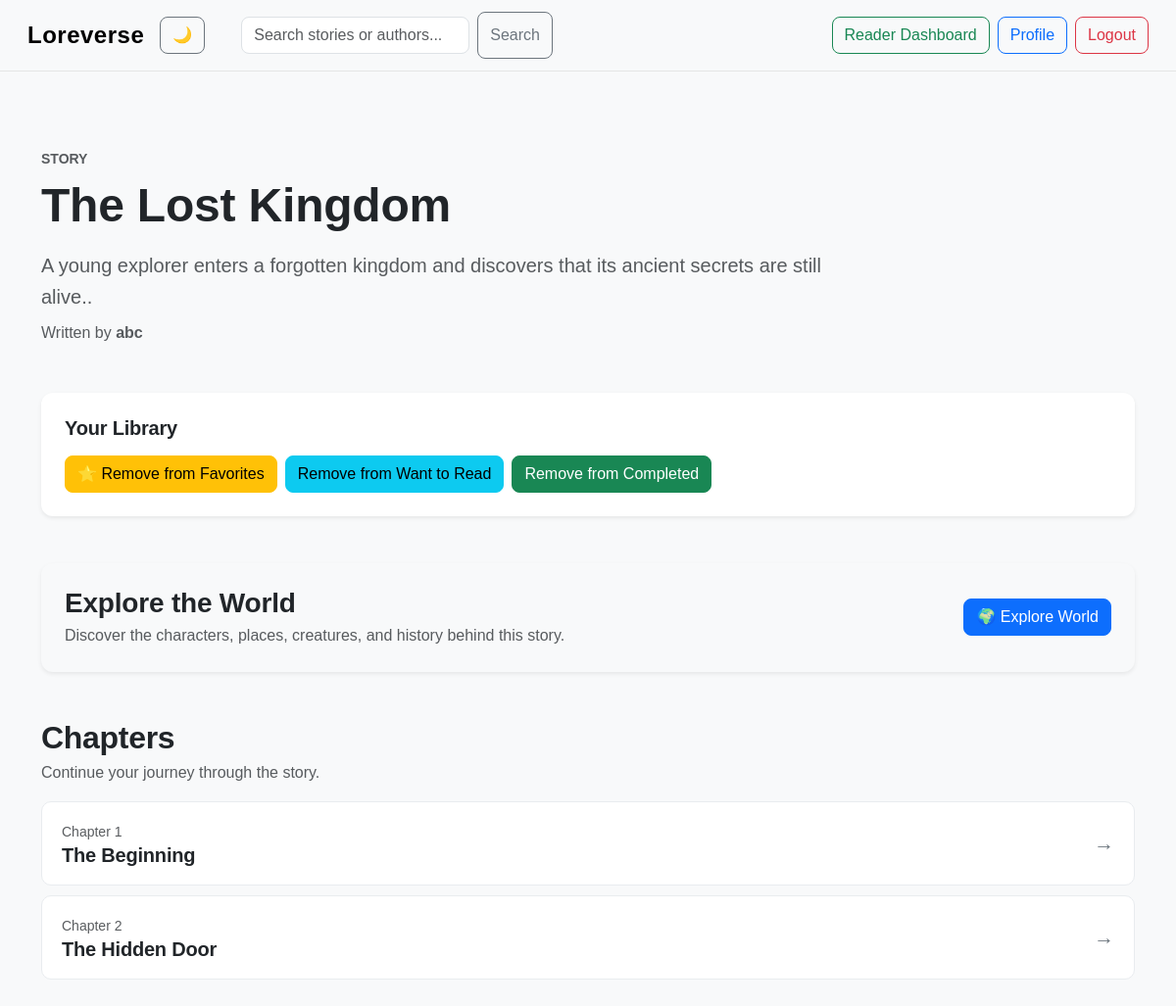
The app's page /stories/1/ (signed in) with its own data.
### loreverse/models.py (models this page shows, shortened)
class Story(models.Model):
    GENRE_CHOICES = [
        ("Fantasy", "Fantasy"),
        ("Romance", "Romance"),
        ("Mystery", "Mystery"),
        ("Horror", "Horror"),
        ("Science Fiction", "Science Fiction"),
        ("Adventure", "Adventure"),
        ("Other", "Other"),]
    title = models.CharField(max_length=200)
    genre = models.CharField(max_length=30, choices=GENRE_CHOICES, default="Other")
    tags = models.CharField(max_length=300, blank=True)
    description = models.TextField()
    author = models.ForeignKey(User, on_delete=models.CASCADE)
    published = models.BooleanField(default=False)
    created_at = models.DateTimeField(auto_now_add=True)
    updated_at = models.DateTimeField(auto_now=True)
    favorited_by = models.ManyToManyField(User, related_name="favorite_stories", blank=True)
    want_to_read_by = models.ManyToManyField(User, related_name="want_to_read_stories", blank=True)

class Chapter(models.Model):
    story = models.ForeignKey(Story, on_delete=models.CASCADE, related_name="chapters")
    title = models.CharField(max_length=200)
    content = models.TextField()
    chapter_number = models.PositiveIntegerField()

### loreverse/views.py (the view)
# urls.py: path("stories/<int:story_id>/", views.story_detail, name="story_detail"),
def story_detail(request, story_id):
    story = get_object_or_404(Story, id=story_id, published=True)
    chapters = story.chapters.all().order_by("chapter_number")
    completed = False
    if request.user.is_authenticated:
        completed = CompletedStory.objects.filter(
            user=request.user,
            story=story
        ).exists()
    return render(request, "loreverse/story_detail.html", {"story": story, "chapters": chapters , "completed": completed})

### loreverse/templates/loreverse/story_detail.html (shortened to what this page needs)
{% extends "loreverse/layout.html" %}
{% block body %}
<div class="container py-5">
    <div class="story-detail-header mb-5">
        <p class="text-muted text-uppercase small fw-semibold mb-2">Story</p>
        <h1 class="display-5 fw-bold mb-3">{{ story.title }}</h1>
        <p class="lead text-muted mb-2">{{ story.description }}</p>
        <p class="text-muted mb-0">
            Written by <strong>{{ story.author.username }}</strong>
        </p>
    </div>
    {% if user.is_authenticated %}
        <div class="story-actions card border-0 shadow-sm mb-5">
            <div class="card-body p-4">
                <h5 class="fw-bold mb-3">Your Library</h5>
                <div class="d-flex flex-wrap gap-2">
                    {% if user in story.favorited_by.all %}
                        <form action="{% url 'toggle_favorite' story.id %}" method="post">
                            <button type="submit" class="btn btn-warning"> ⭐ Remove from Favorites</button>
                        </form>
                    {% endif %}
                    {% if user in story.want_to_read_by.all %}
                        <form action="{% url 'toggle_want_to_read' story.id %}" method="post">
                            <button type="submit" class="btn btn-info">
                                 Remove from Want to Read
                            </button>
                        </form>
                    {% endif %}
                    {% if completed %}
                        <form action="{% url 'toggle_completed' story.id %}" method="post">
                            <button type="submit" class="btn btn-success">
                                 Remove from Completed
                            </button>
                        </form>
                    {% endif %}
                </div>
            </div>
        </div>
    {% endif %}
    {% if story.world %}
        <div class="card border-0 shadow-sm mb-5 world-explorer-card">
            <div class="card-body p-4">
                <div class="d-flex justify-content-between align-items-center flex-wrap gap-3">
                    <div>
                        <h3 class="fw-bold mb-1">Explore the World</h3>
                        <p class="text-muted mb-0">
                            Discover the characters, places, creatures,
                            and history behind this story.
                        </p>
                    </div>
                    <a href="{% url 'world_explorer' story.id %}" class="btn btn-primary">
                        🌍 Explore World
                    </a>
                </div>
            </div>
        </div>
    {% endif %}
    <section>
        <div class="d-flex justify-content-between align-items-center mb-3">
            <div>
                <h2 class="fw-bold mb-1">Chapters</h2>
                <p class="text-muted mb-0">
                    Continue your journey through the story.
                </p>
            </div>
        </div>
        {% if chapters %}
            <div class="chapter-list">
                {% for chapter in chapters %}
                    <a href="{% url 'read_chapter' story.id chapter.id %}"class="chapter-item">
                        <div>
                            <span class="small text-muted">
                                Chapter {{ chapter.chapter_number }}
                            </span>
                            <h5 class="mb-0 fw-semibold">{{ chapter.title }}</h5>
                        </div>
                        <span class="chapter-arrow">
                            →
                        </span>
                    </a>
                {% endfor %}
            </div>
        {% endif %}
    </section>
</div>
{% endblock %}

### loreverse/static/loreverse/styles.css (style rules this page uses)
body { font-family: Arial, sans-serif; margin: 0; background-color : #f8f9fa; color: #212529; }
a { transition: color 0.2s ease; }
.btn { transition: all 0.2s ease; }
section h2 { letter-spacing: -0.3px; }
.card { border-radius: 12px; }
h1, h2, h3, h4, h5, h6 { letter-spacing: -0.2px; }
h1 { font-weight: 700; }
p { line-height: 1.6; }
.container { max-width: 1200px; }
.btn { border-radius: 8px; font-weight: 500; }
.story-detail-header { max-width: 850px; }
.story-actions { border-radius: 12px; }
.world-explorer-card { border-radius: 12px; background-color: #f8f9fa; }
.chapter-list { display: flex; flex-direction: column; gap: 10px; }
.chapter-item { display: flex; justify-content: space-between; align-items: center; gap: 20px; padding: 18px 20px; background-color: #ffffff; border-radius: 10px; text-decoration: none; color: #212529; border: 1px solid #e9ecef; transition: transform 0.2s ease, box-shadow 0.2s ease, border-color 0.2s ease; }
.chapter-arrow { font-size: 1.3rem; color: #6c757d; }

### records on screen
Story: title "The Lost Kingdom", description "A young explorer enters a forgotten kingdom and discovers that its ancient secrets are still alive..", author.username "abc"
Chapter: chapter_number "1", title "The Beginning"
Chapter: chapter_number "2", title "The Hidden Door"
